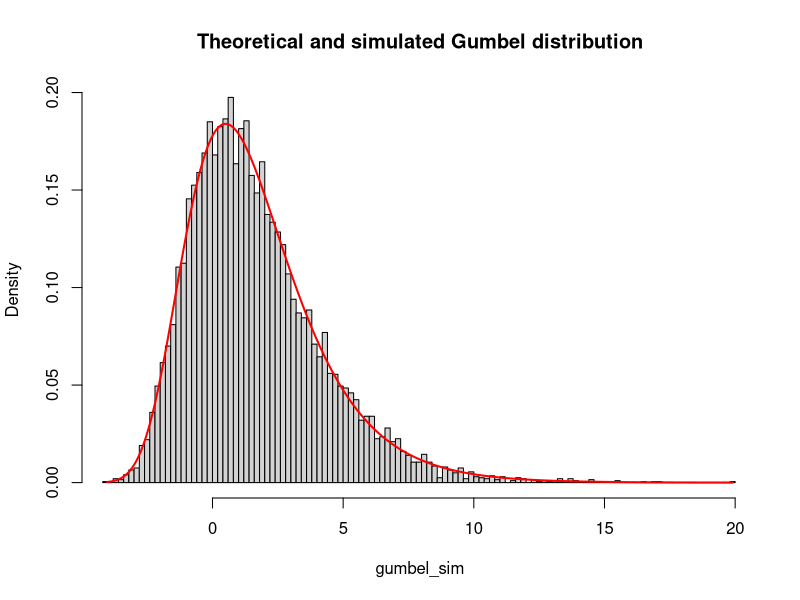

This figure's R source:
set.seed(1337)

gumbel.simulate <- function(n, beta = 2, mu = 0.5) {
    data_sample <- runif(n, min = 0, max = 1)

    return(mu - beta * log(-log(data_sample)))
}

# Theoretical PDF: 
gumbel.density <- function(x, beta = 2, mu = 0.5) {
    return(
        (1 / beta) * exp(-((x - mu) / beta + exp(-(x - mu) / beta)))
    )
}

gumbel_sim <- gumbel.simulate(1e+4)
xlim <- c(min(gumbel_sim), max(gumbel_sim))

x_density <- seq(xlim[1], xlim[2], 1e-4)
gumbel_density <- gumbel.density(x_density)

hist(
    gumbel_sim,
    breaks = 141,
    xlim = xlim,
    freq = FALSE,
    main = "Theoretical and simulated Gumbel distribution"
)
lines(x_density, gumbel_density, col = "red", lwd = 2)
